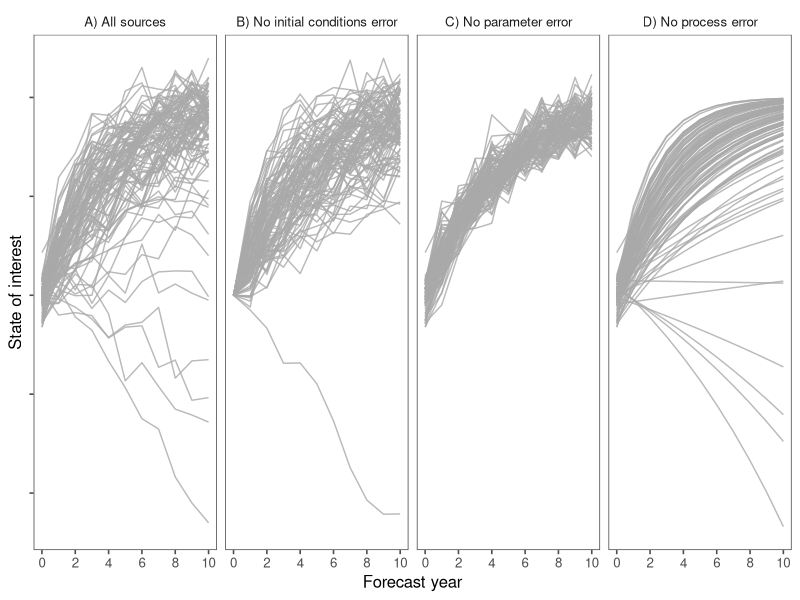
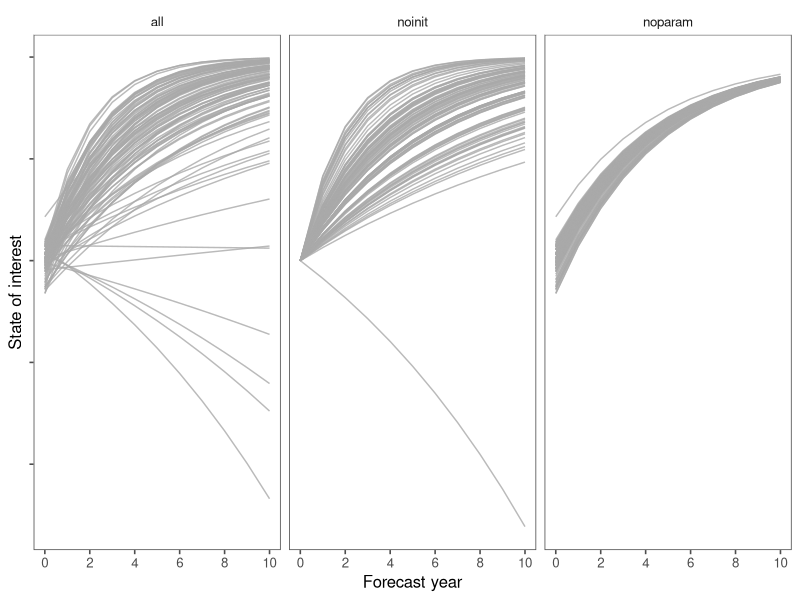
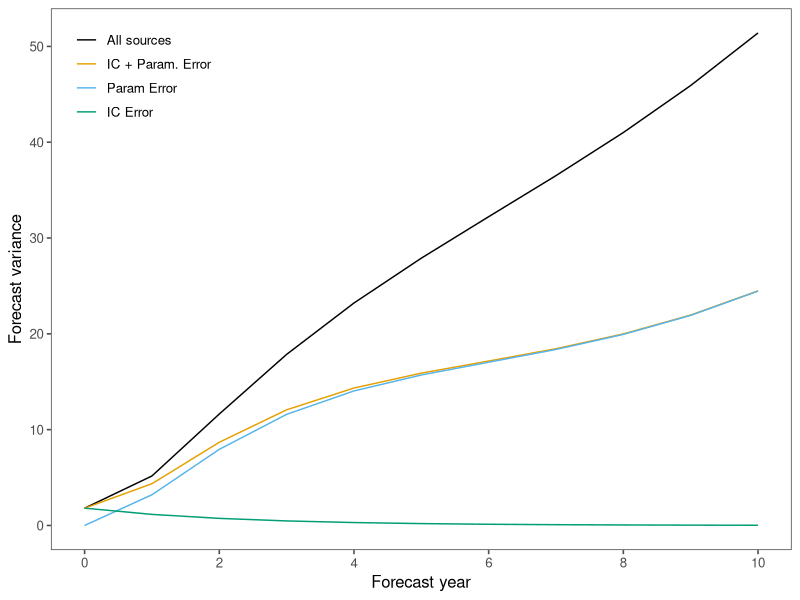
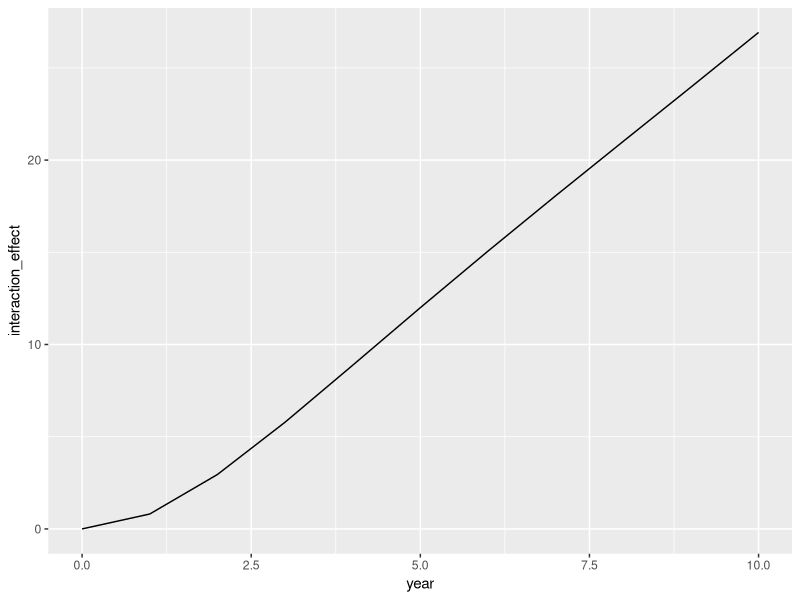

Reproduce these figures in R, in order.
################################################################################
##  generate_forecast_fxns.R: Script to generate a forecast time series. 
##  The simulated data can then be used to test the forecast partitioning
##  approach. The forecast generation process includes error from 
##  initial conditions uncertainty, parameter error, driver uncertainty, and 
##  process error.
##
##  Author: Andrew Tredennick
##  Date created: March 13, 2018
################################################################################

##  Clear the workspace
rm(list = ls(all.names = TRUE))


####
####  LOAD LIBRARIES -----------------------------------------------------------
####
library(tidyverse)
library(dplyr)
library(ggthemes)



####
####  DEFINE SIMULATOR FUNCTION ------------------------------------------------
####
generate_forecast <- function(z_bar, 
                              z_sigma, 
                              a_bar,
                              a_sigma,
                              theta_bar = NULL, 
                              theta_sigma = NULL, 
                              x_bar = NULL, 
                              x_sigma = NULL, 
                              proc_sigma, 
                              n_times, 
                              n_iters,
                              seed = NULL){
  if(is.null(seed) == FALSE){
    set.seed(seed)
  }
  
  if(is.null(x_bar) == FALSE){
    if(is.matrix(x_bar) == FALSE){
      stop("x_bar must be a matrix even if only providing one covariate.
           Coerce to a single column matrix, with the number of rows equal
           to the number of time steps to be forecast.")
    }
    
    if((ncol(x_bar)-1) != length(theta_bar)){
      stop("The number of covariates [ncol(x_bar)] and the number of
           coefficients [length(theta_bar)] do not match.")
    }
  }
 
  
  # Generate vector of initial conditions
  Z <- rnorm(n_iters, z_bar, z_sigma)
  
  # Generate vector of autoregressive terms
  A <- rnorm(n_iters, a_bar, a_sigma)
  
  # Generate array of time-varying covariates
  if(is.null(x_bar) == FALSE){
    X <- array(NA, dim = c((ncol(x_bar)+1), n_iters, n_times))
    X[1,,] <- 1 # make first rows 1 for the intercept
    for(dot in 1:n_times){
      for(dox in 1:ncol(x_bar)){
        X[dox+1,,dot] <- rnorm(n_iters, x_bar[dot,dox], x_sigma[dot,dox])
      }
    }
  }
  
  
  # Generate matrix of time-invariant parameters
  if(is.null(theta_bar) == FALSE){
    Theta <- matrix(NA, length(theta_bar), n_iters)
    for(dotheta in 1:length(theta_bar)){
      Theta[, dotheta] <- rnorm(n_iters, theta_bar[dotheta], theta_sigma[dotheta])
    }
  }
  
  # Generate matrix of forecasts
  forecasts <- matrix(NA, n_times+1, n_iters)
  forecasts[1,] <- Z
  
  if(is.null(theta_bar)){
    for(iiter in 1:n_times){
      Z <- A*Z
      forecasts[iiter+1, ] <- rnorm(n_iters, Z, proc_sigma) 
    }
  }else{
    for(iiter in 1:n_times){
      mu <- A*Z[iiter] + X[iiter, ]*Theta
      forecasts[iiter, ] <- rnorm(n_iters, mu, proc_sigma) 
    }
  }
  
  return(forecasts)
}



####
####  GENERATE FORECASTS -------------------------------------------------------
####
z_bar <- -20
z_sigma <- 1.5
a_bar <- 0.8
a_sigma <- 0.1
proc_sigma <- 1.6
n_times <- 10
n_iters <- 100
seed <- 126

outcasts_all <- generate_forecast(z_bar,
                                  z_sigma, 
                                  a_bar,
                                  a_sigma,
                                  theta_bar = NULL, 
                                  theta_sigma = NULL, 
                                  x_bar = NULL, 
                                  x_sigma = NULL, 
                                  proc_sigma, 
                                  n_times, 
                                  n_iters,
                                  seed)

outcasts_noproc <- generate_forecast(z_bar,
                                  z_sigma, 
                                  a_bar,
                                  a_sigma,
                                  theta_bar = NULL, 
                                  theta_sigma = NULL, 
                                  x_bar = NULL, 
                                  x_sigma = NULL, 
                                  proc_sigma = 0, 
                                  n_times, 
                                  n_iters,
                                  seed)

outcasts_noparam <- generate_forecast(z_bar,
                                  z_sigma, 
                                  a_bar,
                                  a_sigma = 0,
                                  theta_bar = NULL, 
                                  theta_sigma = NULL, 
                                  x_bar = NULL, 
                                  x_sigma = NULL, 
                                  proc_sigma, 
                                  n_times, 
                                  n_iters,
                                  seed)

outcasts_noinit <- generate_forecast(z_bar,
                                      z_sigma = 0, 
                                      a_bar,
                                      a_sigma,
                                      theta_bar = NULL, 
                                      theta_sigma = NULL, 
                                      x_bar = NULL, 
                                      x_sigma = NULL, 
                                      proc_sigma, 
                                      n_times, 
                                      n_iters,
                                      seed)

outcasts_combined <- as.data.frame(outcasts_all) %>%
  mutate(year = 0:n_times) %>%
  gather(key,value,-year) %>%
  mutate(simulation = "A) All sources") %>%
  rbind(as.data.frame(outcasts_noproc) %>%
          mutate(year = 0:n_times) %>%
          gather(key,value,-year) %>%
          mutate(simulation = "D) No process error")) %>%
  rbind(as.data.frame(outcasts_noinit) %>%
          mutate(year = 0:n_times) %>%
          gather(key,value,-year) %>%
          mutate(simulation = "B) No initial conditions error")) %>%
  rbind(as.data.frame(outcasts_noparam) %>%
          mutate(year = 0:n_times) %>%
          gather(key,value,-year) %>%
          mutate(simulation = "C) No parameter error"))

ggplot(outcasts_combined, aes(x = year, y = value, group = key))+
  geom_line(color = "darkgrey", alpha = 0.8)+
  facet_wrap(~simulation, ncol = 4)+
  scale_x_continuous(breaks = c(0,2,4,6,8,10))+
  ylab("State of interest")+
  xlab("Forecast year")+
  theme_few()+
  theme(axis.text.y = element_blank())
# ggsave(filename = "../figures/forecast_uncertainty_example.pdf", width = 8.5, height = 3, units = "in")



####
####  TEST CASE OF ANOVA WITH 2 SOURCES OF ERROR ONLY --------------------------
####
z_bar <- -20
z_sigma <- 1.5
a_bar <- 0.8
a_sigma <- 0.1
proc_sigma <- 0
n_times <- 10
n_iters <- 100
seed <- 126

outcasts_all <- generate_forecast(z_bar,
                                  z_sigma, 
                                  a_bar,
                                  a_sigma,
                                  theta_bar = NULL, 
                                  theta_sigma = NULL, 
                                  x_bar = NULL, 
                                  x_sigma = NULL, 
                                  proc_sigma, 
                                  n_times, 
                                  n_iters,
                                  seed)

outcasts_noinit <- generate_forecast(z_bar,
                                     z_sigma = 0, 
                                     a_bar,
                                     a_sigma,
                                     theta_bar = NULL, 
                                     theta_sigma = NULL, 
                                     x_bar = NULL, 
                                     x_sigma = NULL, 
                                     proc_sigma, 
                                     n_times, 
                                     n_iters,
                                     seed)

outcasts_noparam <- generate_forecast(z_bar,
                                      z_sigma, 
                                      a_bar,
                                      a_sigma = 0,
                                      theta_bar = NULL, 
                                      theta_sigma = NULL, 
                                      x_bar = NULL, 
                                      x_sigma = NULL, 
                                      proc_sigma, 
                                      n_times, 
                                      n_iters,
                                      seed)

outcasts_combined <- as.data.frame(outcasts_all) %>%
  mutate(year = 0:n_times) %>%
  gather(key,value,-year) %>%
  mutate(simulation = "all") %>%
  rbind(as.data.frame(outcasts_noinit) %>%
          mutate(year = 0:n_times) %>%
          gather(key,value,-year) %>%
          mutate(simulation = "noinit")) %>%
  rbind(as.data.frame(outcasts_noparam) %>%
          mutate(year = 0:n_times) %>%
          gather(key,value,-year) %>%
          mutate(simulation = "noparam"))

ggplot(outcasts_combined, aes(x = year, y = value, group = key))+
  geom_line(color = "darkgrey", alpha = 0.8)+
  facet_wrap(~simulation, ncol = 4)+
  scale_x_continuous(breaks = c(0,2,4,6,8,10))+
  ylab("State of interest")+
  xlab("Forecast year")+
  theme_few()+
  theme(axis.text.y = element_blank())

##  Calculate variance
forecast_var <- outcasts_combined %>%
  group_by(year, simulation) %>%
  summarise(variance = var(value)) %>%
  spread(simulation, variance) %>%
  mutate(interaction = noinit + noparam) %>%
  gather(simulation, variance, -year)

ggplot(forecast_var, aes(x = year, y = variance, color = simulation))+
  geom_line()+
  xlab("Forecast year")+
  ylab("Forecast variance")+
  scale_color_colorblind(name = NULL, labels = c("All sources","IC + Param. Error","Param Error","IC Error"))+
  scale_x_continuous(breaks = c(0,2,4,6,8,10))+
  theme_few()+
  theme(legend.position = c(0,1),
        legend.justification=c(-0.1, 1.1))

interaction_var <- forecast_var %>%
  spread(simulation, variance) %>%
  mutate(interaction_effect = all - interaction)

ggplot(interaction_var, aes(x = year, y = interaction_effect))+
  geom_line()
  
